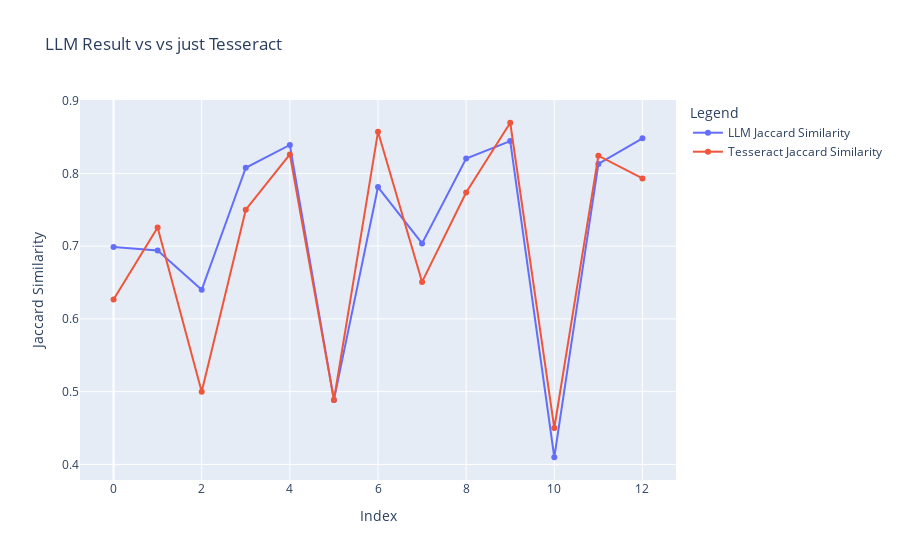

Notebook source saved alongside this figure:
### Code cell
# Create the plot
fig = go.Figure()

# Add trace for LLM results
fig.add_trace(go.Scatter(
    x=list(range(len(llm_jaccard))),
    y=llm_jaccard,
    mode='lines+markers',
    name='LLM Jaccard Similarity'
))

# Add trace for mt_jaccard[i, 1]
fig.add_trace(go.Scatter(
    x=list(range(len(mt_jaccard))),
    y=mt_jaccard[:, 1],
    mode='lines+markers',
    name='Tesseract Jaccard Similarity'
))

# Update layout
fig.update_layout(
    title='LLM Result vs vs just Tesseract',
    xaxis_title='Index',
    yaxis_title='Jaccard Similarity',
    legend_title='Legend'
)

# Show the plot
fig.show()

### Figure 1 — Plotly figure (JSON) as saved in the notebook; plotly's stock layout.template omitted (floating-point values rounded to 4 significant figures)
{"data": [{"mode": "lines+markers", "name": "LLM Jaccard Similarity", "type": "scatter", "x": [0, 1, 2, 3, 4, 5, 6, 7, 8, 9, 10, 11, 12], "y": [0.6986, 0.6939, 0.64, 0.8077, 0.8391, 0.4886, 0.7812, 0.7037, 0.8203, 0.8444, 0.4098, 0.8129, 0.8481]}, {"mode": "lines+markers", "name": "Tesseract Jaccard Similarity", "type": "scatter", "x": [0, 1, 2, 3, 4, 5, 6, 7, 8, 9, 10, 11, 12], "y": [0.6265, 0.7255, 0.5, 0.75, 0.8261, 0.4886, 0.8571, 0.6508, 0.7737, 0.8696, 0.45, 0.8243, 0.7931]}], "layout": {"legend": {"title": {"text": "Legend"}}, "title": {"text": "LLM Result vs vs just Tesseract"}, "xaxis": {"title": {"text": "Index"}}, "yaxis": {"title": {"text": "Jaccard Similarity"}}}}
